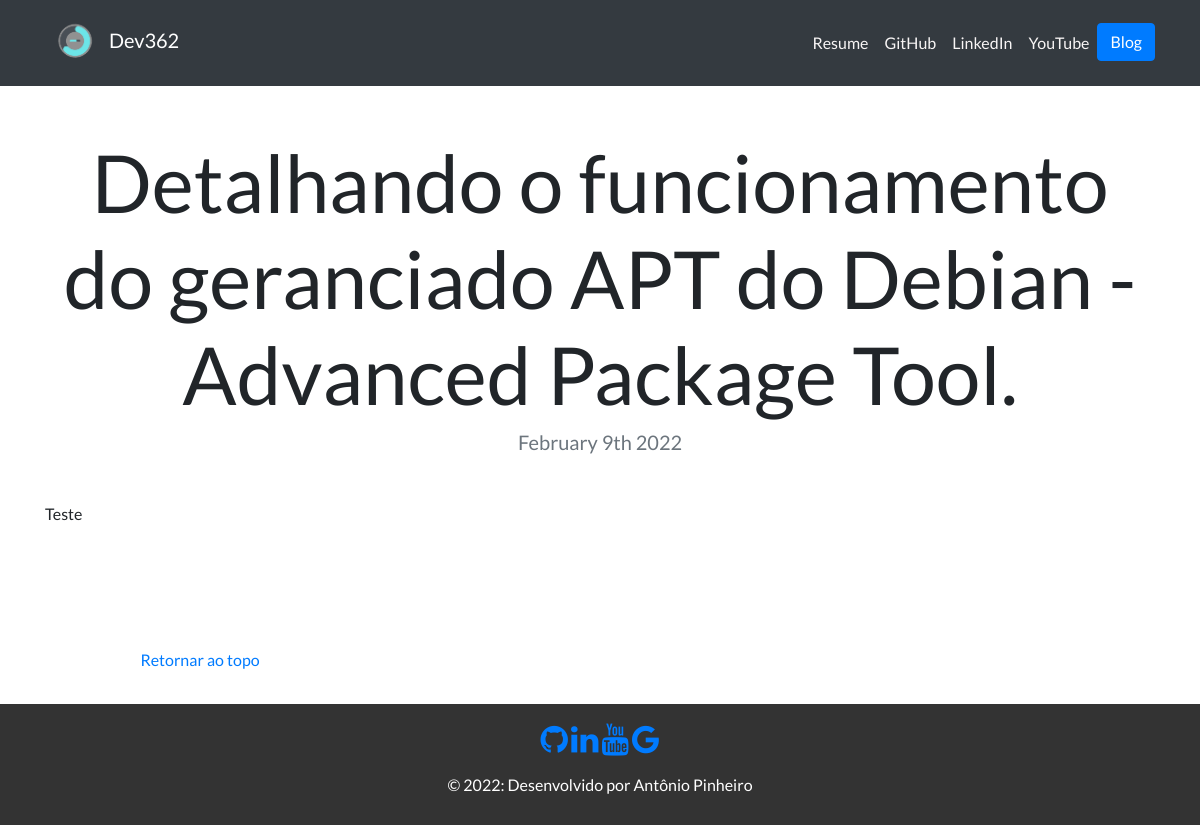
Screenshot of /blog/20/ with the database file from the repository.
### blog/models.py (models this page shows, shortened)
class Blog(models.Model):
    id = models.AutoField(primary_key=True)
    title = models.CharField(max_length=200)
    description = models.TextField()
    date = models.DateField(blank=True, null=True)

### blog/views.py (the view)
# urls.py: path('<int:blog_id>/', views.detail, name='detail'),
def detail(request, blog_id):
    blog = get_object_or_404(Blog, pk=blog_id)
    return render(request, 'blog/detail.html',{'blog':blog})

### blog/templates/blog/detail.html
{% extends "portfolio/base.html" %}
{% load static %}
{% block content %}
<h1 class="text-center mt-5" id="blogdetailtitle">{{ blog.title }}</h1>
<h5 class="text-center text-muted mb-5">{{ blog.date|date:'F jS Y' }}</h5>
{{ blog.description|safe }}
{% endblock %}

### portfolio/static/portfolio/custom.css (style rules this page uses)
body { font-family: 'Lato', sans-serif; padding-bottom: 120px; }
@media (min-width: 992px) { #blogdetailtitle { font-size: 5rem; } }

### rows the page displays
Blog: title "Detalhando o funcionamento do geranciado APT do Debian - Advanced Package Tool.", date "February 9th 2022", description "Teste"
